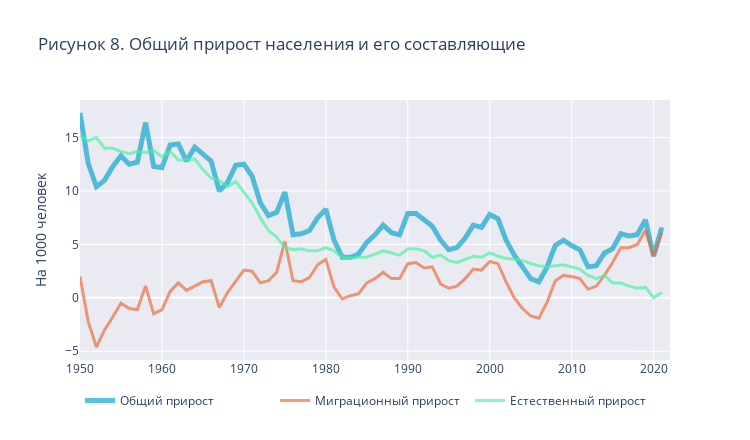

The notebook cell saved with this chart:
### Code cell
fig = go.Figure()

fig.add_trace(go.Scatter(
    x=df_two['Periods'], 
    y=df_two['Population growth/Total population growth, rate (o/oo)'],
    name = 'Общий прирост',
    line = dict(
                width=5, 
                color='rgba(0, 161, 205, 0.65)'
               ),
    mode = 'lines',
    marker=dict(
                color='#87b9c9',
                opacity=0.65
               ),
    ))

fig.add_trace(go.Scatter(
    x=df_two['Periods'], 
    y=df_two['Population growth/Net migration (including admin..), rate (o/oo)'],
    name='Миграционный прирост',
    line=dict(
              width=3,
              color='rgba(235, 103, 52, 0.65)'
             ),
    mode='lines',
    marker=dict(
                color='#87b9c9',
                opacity=0.65
               ),
    ))

fig.add_trace(go.Scatter(
    x=df_two['Periods'], 
    y=df_two['Population growth/Natural increase, rate (o/oo)'],
    name='Естественный прирост',
    line=dict(
              width=3, 
              color='rgba(66, 245, 158, 0.65)'
             ),
    mode='lines',
    marker=dict(
                color='#87b9c9',
                opacity=0.65
               ),
    ))



layout = go.Layout(
    title='Общий прирост населения',
    xaxis=dict(
               title='Год',
               showgrid=False,
               linewidth=2,
               ticks='outside',
               gridwidth=5,
               gridcolor='rgba(255, 255, 255, 0.9)'
              ),
    yaxis=dict(
               showline=False,
               gridwidth=5,
               gridcolor='rgba(255, 255, 255, 0.9)',
               nticks=10
              ),
    )


fig.update_layout(
    title='Рисунок 8. Общий прирост населения и его составляющие',
    autosize=False,
    width=750,
    height=440,
    barmode='group',
    plot_bgcolor='#eaeaf2',
    legend=dict(
                font=dict(size=12),
                orientation="h",
                entrywidth=150
    
               )
    
    )

fig.update_yaxes(title_text="На 1000 человек")

fig.show()
fig.write_image("gen_pop.svg")

### Figure 1 — Plotly figure (JSON) as saved in the notebook; plotly's stock layout.template omitted (floating-point values rounded to 4 significant figures)
{"data": [{"line": {"color": "rgba(0, 161, 205, 0.65)", "width": 5}, "marker": {"color": "#87b9c9", "opacity": 0.65}, "mode": "lines", "name": "Общий прирост", "type": "scatter", "x": [1950, 1951, 1952, 1953, 1954, 1955, 1956, 1957, 1958, 1959, 1960, 1961, 1962, 1963, 1964, 1965, 1966, 1967, 1968, 1969, 1970, 1971, 1972, 1973, 1974, 1975, 1976, 1977, 1978, 1979, 1980, 1981, 1982, 1983, 1984, 1985, 1986, 1987, 1988, 1989, 1990, 1991, 1992, 1993, 1994, 1995, 1996, 1997, 1998, 1999, 2000, 2001, 2002, 2003, 2004, 2005, 2006, 2007, 2008, 2009, 2010, 2011, 2012, 2013, 2014, 2015, 2016, 2017, 2018, 2019, 2020, 2021, 2022], "y": [17.3, 12.6, 10.4, 11, 12.3, 13.3, 12.5, 12.7, 16.4, 12.3, 12.2, 14.3, 14.4, 12.8, 14.1, 13.5, 12.8, 10, 10.8, 12.4, 12.5, 11.4, 8.9, 7.7, 8, 9.9, 5.9, 6, 6.3, 7.5, 8.3, 5.4, 3.8, 3.8, 4.1, 5.2, 5.9, 6.8, 6.1, 5.9, 7.9, 7.9, 7.3, 6.7, 5.4, 4.5, 4.7, 5.6, 6.8, 6.6, 7.8, 7.4, 5.4, 4, 2.9, 1.8, 1.5, 2.9, 4.9, 5.4, 4.9, 4.5, 2.9, 3, 4.2, 4.6, 6, 5.8, 5.9, 7.3, 3.9, 6.6, null]}, {"line": {"color": "rgba(235, 103, 52, 0.65)", "width": 3}, "marker": {"color": "#87b9c9", "opacity": 0.65}, "mode": "lines", "name": "Миграционный прирост", "type": "scatter", "x": [1950, 1951, 1952, 1953, 1954, 1955, 1956, 1957, 1958, 1959, 1960, 1961, 1962, 1963, 1964, 1965, 1966, 1967, 1968, 1969, 1970, 1971, 1972, 1973, 1974, 1975, 1976, 1977, 1978, 1979, 1980, 1981, 1982, 1983, 1984, 1985, 1986, 1987, 1988, 1989, 1990, 1991, 1992, 1993, 1994, 1995, 1996, 1997, 1998, 1999, 2000, 2001, 2002, 2003, 2004, 2005, 2006, 2007, 2008, 2009, 2010, 2011, 2012, 2013, 2014, 2015, 2016, 2017, 2018, 2019, 2020, 2021, 2022], "y": [2, -2.2, -4.6, -3, -1.8, -0.5, -1, -1.1, 1.1, -1.5, -1.1, 0.6, 1.4, 0.7, 1.1, 1.5, 1.6, -0.9, 0.5, 1.6, 2.6, 2.5, 1.4, 1.6, 2.4, 5.3, 1.6, 1.5, 1.9, 3.1, 3.6, 1, -0.1, 0.2, 0.4, 1.4, 1.8, 2.4, 1.8, 1.8, 3.2, 3.3, 2.8, 2.9, 1.3, 0.9, 1.1, 1.8, 2.7, 2.6, 3.4, 3.2, 1.5, 0, -1, -1.7, -1.9, -0.4, 1.6, 2.1, 2, 1.8, 0.8, 1.1, 2.1, 3.3, 4.7, 4.7, 5, 6.3, 3.9, 6.1, null]}, {"line": {"color": "rgba(66, 245, 158, 0.65)", "width": 3}, "marker": {"color": "#87b9c9", "opacity": 0.65}, "mode": "lines", "name": "Естественный прирост", "type": "scatter", "x": [1950, 1951, 1952, 1953, 1954, 1955, 1956, 1957, 1958, 1959, 1960, 1961, 1962, 1963, 1964, 1965, 1966, 1967, 1968, 1969, 1970, 1971, 1972, 1973, 1974, 1975, 1976, 1977, 1978, 1979, 1980, 1981, 1982, 1983, 1984, 1985, 1986, 1987, 1988, 1989, 1990, 1991, 1992, 1993, 1994, 1995, 1996, 1997, 1998, 1999, 2000, 2001, 2002, 2003, 2004, 2005, 2006, 2007, 2008, 2009, 2010, 2011, 2012, 2013, 2014, 2015, 2016, 2017, 2018, 2019, 2020, 2021, 2022], "y": [15.2, 14.7, 15, 14, 14, 13.7, 13.5, 13.7, 13.6, 13.8, 13.2, 13.7, 12.9, 12.9, 13, 12, 11.2, 11, 10.4, 10.9, 9.9, 8.9, 7.5, 6.3, 5.7, 4.7, 4.5, 4.6, 4.4, 4.4, 4.7, 4.4, 3.8, 3.7, 3.8, 3.8, 4.1, 4.4, 4.2, 4, 4.6, 4.6, 4.4, 3.8, 4, 3.5, 3.3, 3.6, 3.9, 3.8, 4.2, 3.9, 3.7, 3.6, 3.5, 3.2, 3, 2.9, 3, 3.1, 2.9, 2.7, 2.1, 1.8, 2.1, 1.4, 1.4, 1.1, 0.9, 1, 0, 0.5, null]}], "layout": {"autosize": false, "barmode": "group", "height": 440, "legend": {"entrywidth": 150, "font": {"size": 12}, "orientation": "h"}, "plot_bgcolor": "#eaeaf2", "title": {"text": "Рисунок 8. Общий прирост населения и его составляющие"}, "width": 750, "xaxis": {"autorange": true, "range": [1950, 2022], "type": "linear"}, "yaxis": {"autorange": true, "range": [-5.817, 18.52], "title": {"text": "На 1000 человек"}, "type": "linear"}}}
